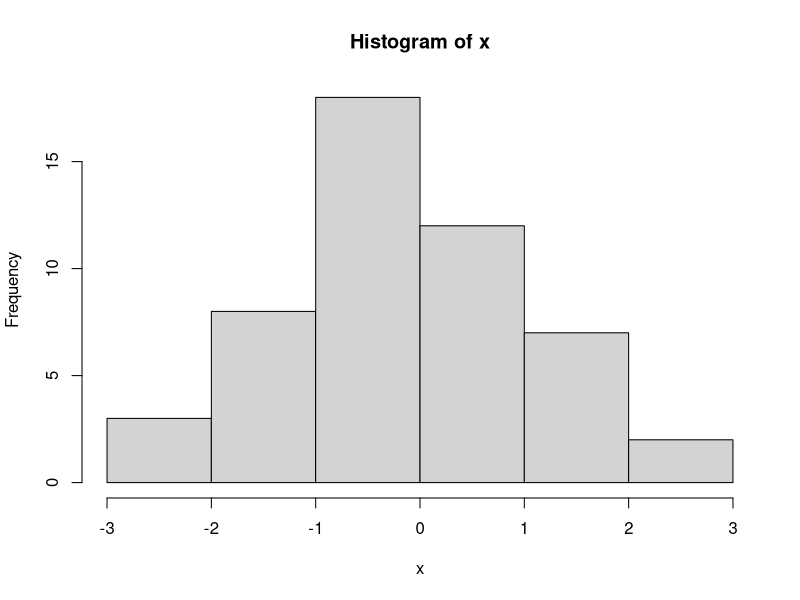

Reproduce this figure in R.
## ---- chunk 1
knitr::opts_chunk$set(
  collapse = TRUE,
  comment = "##"
)
## ---- chunk 2
x <- rnorm(50)
hist(x)
